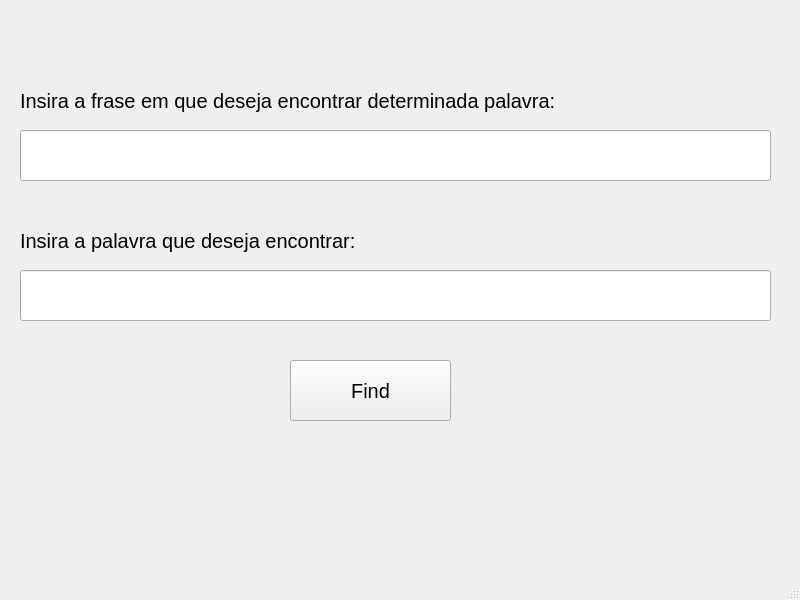
<?xml version="1.0" encoding="UTF-8"?>
<ui version="4.0">
 <class>MainWindow</class>
 <widget class="QMainWindow" name="MainWindow">
  <property name="geometry">
   <rect>
    <x>0</x>
    <y>0</y>
    <width>800</width>
    <height>600</height>
   </rect>
  </property>
  <property name="windowTitle">
   <string>MainWindow</string>
  </property>
  <widget class="QWidget" name="centralwidget">
   <widget class="QLineEdit" name="ledFrase">
    <property name="geometry">
     <rect>
      <x>20</x>
      <y>130</y>
      <width>751</width>
      <height>51</height>
     </rect>
    </property>
    <property name="font">
     <font>
      <pointsize>15</pointsize>
     </font>
    </property>
   </widget>
   <widget class="QLabel" name="label">
    <property name="geometry">
     <rect>
      <x>20</x>
      <y>80</y>
      <width>681</width>
      <height>41</height>
     </rect>
    </property>
    <property name="font">
     <font>
      <pointsize>15</pointsize>
     </font>
    </property>
    <property name="text">
     <string>Insira a frase em que deseja encontrar determinada palavra:</string>
    </property>
   </widget>
   <widget class="QLabel" name="label_2">
    <property name="geometry">
     <rect>
      <x>20</x>
      <y>220</y>
      <width>681</width>
      <height>41</height>
     </rect>
    </property>
    <property name="font">
     <font>
      <pointsize>15</pointsize>
     </font>
    </property>
    <property name="text">
     <string>Insira a palavra que deseja encontrar:</string>
    </property>
   </widget>
   <widget class="QLineEdit" name="ledPalavra">
    <property name="geometry">
     <rect>
      <x>20</x>
      <y>270</y>
      <width>751</width>
      <height>51</height>
     </rect>
    </property>
    <property name="font">
     <font>
      <pointsize>15</pointsize>
     </font>
    </property>
   </widget>
   <widget class="QPushButton" name="btnFind">
    <property name="geometry">
     <rect>
      <x>290</x>
      <y>360</y>
      <width>161</width>
      <height>61</height>
     </rect>
    </property>
    <property name="font">
     <font>
      <pointsize>15</pointsize>
     </font>
    </property>
    <property name="text">
     <string>Find</string>
    </property>
   </widget>
   <widget class="QLabel" name="lblResultado">
    <property name="geometry">
     <rect>
      <x>32</x>
      <y>460</y>
      <width>721</width>
      <height>41</height>
     </rect>
    </property>
    <property name="font">
     <font>
      <pointsize>15</pointsize>
     </font>
    </property>
    <property name="text">
     <string/>
    </property>
    <property name="alignment">
     <set>Qt::AlignCenter</set>
    </property>
   </widget>
  </widget>
  <widget class="QMenuBar" name="menubar">
   <property name="geometry">
    <rect>
     <x>0</x>
     <y>0</y>
     <width>800</width>
     <height>25</height>
    </rect>
   </property>
  </widget>
  <widget class="QStatusBar" name="statusbar"/>
 </widget>
 <resources/>
 <connections/>
</ui>
